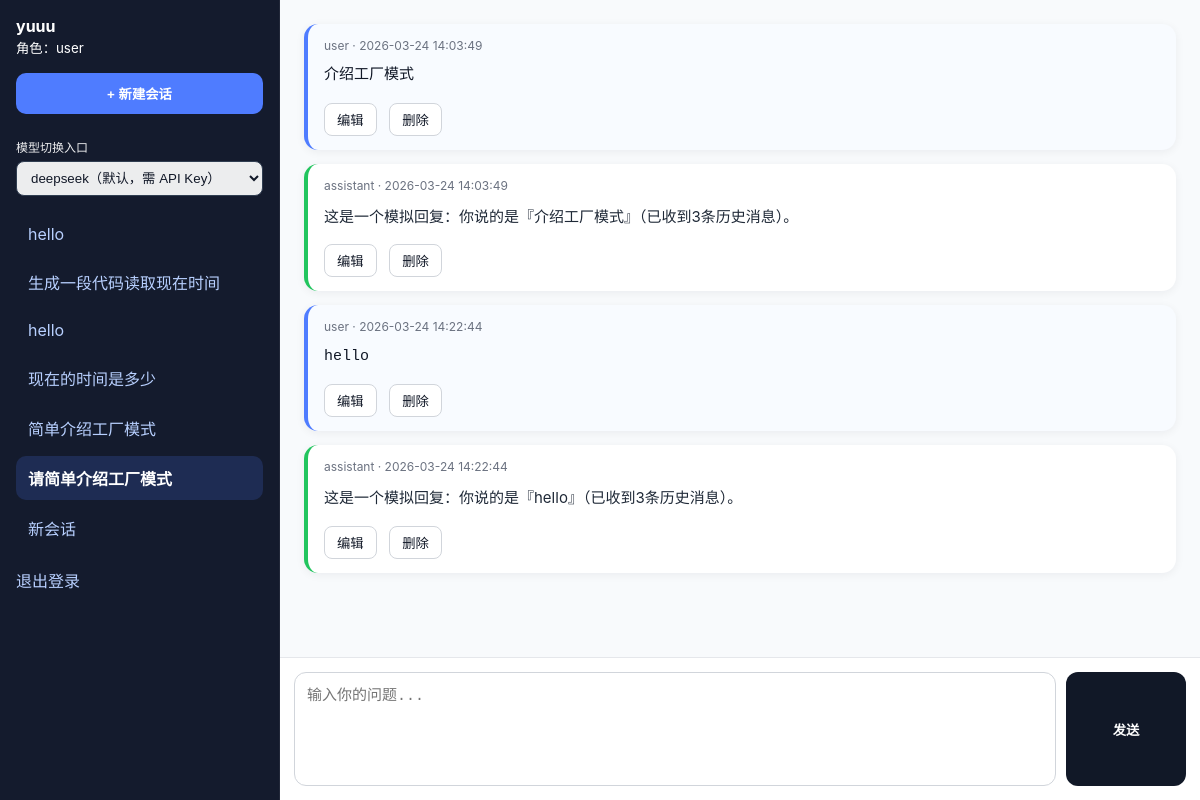
Page /chat?conversation_id=2 (signed in) on the committed database.
### tables this page shows
CREATE TABLE conversations (
                    id INTEGER PRIMARY KEY AUTOINCREMENT,
                    user_id INTEGER NOT NULL,
                    title TEXT NOT NULL,
                    model_name TEXT NOT NULL DEFAULT 'mock',
                    created_at DATETIME DEFAULT CURRENT_TIMESTAMP,
                    updated_at DATETIME DEFAULT CURRENT_TIMESTAMP,
                    FOREIGN KEY (user_id) REFERENCES users(id) ON DELETE CASCADE
                );

CREATE TABLE messages (
                    id INTEGER PRIMARY KEY AUTOINCREMENT,
                    conversation_id INTEGER NOT NULL,
                    role TEXT NOT NULL CHECK(role IN ('user', 'assistant', 'system')),
                    content TEXT NOT NULL,
                    created_at DATETIME DEFAULT CURRENT_TIMESTAMP,
                    FOREIGN KEY (conversation_id) REFERENCES conversations(id) ON DELETE CASCADE
                );

### chat_system/web.py (the view)
    @app.get("/chat")
    @login_required
    def chat_page():
        user_id = int(session["user_id"])
        conversations = facade.list_conversations(user_id)
        current_id = request.args.get("conversation_id", type=int)
        if current_id:
            current_conv = repo.get_conversation_by_user(current_id, user_id)
            if not current_conv:
                return redirect(url_for("chat_page"))
        if not current_id and conversations:
            current_id = conversations[0]["id"]
        messages = facade.list_messages(current_id) if current_id else []
        return render_template(
            "chat.html",
            username=session.get("username"),
            role=session.get("role"),
            conversations=conversations,
            current_id=current_id,
            messages=messages,
        )

### chat_system/db.py (called while the page is built)
    def get_conn(self) -> sqlite3.Connection:
        conn = sqlite3.connect(self.db_path, check_same_thread=False)
        conn.row_factory = sqlite3.Row
        conn.execute('PRAGMA foreign_keys = ON')
        return conn

### chat_system/repository.py (called while the page is built)
    def list_conversations(self, user_id: int) -> list[dict[str, Any]]:
        conn = self.db.get_conn()
        try:
            rows = conn.execute(
                "SELECT * FROM conversations WHERE user_id = ? ORDER BY updated_at DESC, id DESC",
                (user_id,),
            ).fetchall()
            return [dict(r) for r in rows]
        finally:
            conn.close()

    def get_conversation_by_user(self, conversation_id: int, user_id: int) -> dict[str, Any] | None:
        conn = self.db.get_conn()
        try:
            row = conn.execute(
                "SELECT * FROM conversations WHERE id = ? AND user_id = ?",
                (conversation_id, user_id),
            ).fetchone()
            return dict(row) if row else None
        finally:
            conn.close()

    def list_messages(self, conversation_id: int) -> list[dict[str, Any]]:
        conn = self.db.get_conn()
        try:
            rows = conn.execute(
                "SELECT * FROM messages WHERE conversation_id = ? ORDER BY id ASC",
                (conversation_id,),
            ).fetchall()
            return [dict(r) for r in rows]
        finally:
            conn.close()

### chat_system/service.py (called while the page is built)
    def list_conversations(self, user_id: int) -> list[dict]:
        return self.repo.list_conversations(user_id)

    def list_messages(self, conversation_id: int) -> list[dict]:
        return self.repo.list_messages(conversation_id)

### chat_system/web.py (called while the page is built)
def login_required(view_func):
    @wraps(view_func)
    def wrapper(*args, **kwargs):
        if "user_id" not in session:
            return redirect(url_for("login"))
        return view_func(*args, **kwargs)
    return wrapper

### chat_system/templates/chat.html (shortened to what this page needs)
<!doctype html>
<html lang="zh-CN">
<head>
  <link rel="stylesheet" href="{{ url_for('static', filename='style.css') }}" />
</head>
<body>
  <div class="layout">
    <aside class="sidebar">
      <div class="user-box">
        <strong>{{ username }}</strong>
        <small>角色：{{ role }}</small>
      </div>
      <button id="new-conv">+ 新建会话</button>
      <div class="model-entry">
        <p>模型切换入口</p>
        <select id="model-name">
          <option value="deepseek" selected>deepseek（默认，需 API Key）</option>
        </select>
      </div>
      <ul class="conv-list">
        {% for c in conversations %}
        <li class="{% if c.id == current_id %}active{% endif %}">
          <a href="{{ url_for('chat_page', conversation_id=c.id) }}">{{ c.title }}</a>
        </li>
        {% endfor %}
      </ul>
      <a href="{{ url_for('logout') }}">退出登录</a>
    </aside>
    <main>
      <div id="messages" class="messages">
        {% for m in messages %}
          <div class="msg {{ m.role }}" data-id="{{ m.id }}">
            <div class="meta">{{ m.role }} · {{ m.created_at }}</div>
            {% if m.role == 'assistant' %}
              <div class="assistant-content markdown-body" data-content="{{ m.content | e }}"></div>
            {% else %}
              <pre class="user-content">{{ m.content }}</pre>
            {% endif %}
            <div class="actions">
              <button onclick="editMessage({{ m.id }})">编辑</button>
              <button onclick="deleteMessage({{ m.id }})">删除</button>
            </div>
          </div>
        {% endfor %}
      </div>
      <div class="input-box">
        <textarea id="input" placeholder="输入你的问题..."></textarea>
        <button id="send">发送</button>
      </div>
    </main>
  </div>
</body>
</html>

### chat_system/static/style.css (style rules this page uses)
body { margin: 0; font-family: -apple-system, BlinkMacSystemFont, 'Segoe UI', sans-serif; background: #f6f7fb; color: #111827; }
.layout { display: grid; grid-template-columns: 280px 1fr; height: 100vh; }
.sidebar { background: #141b2d; color: #fff; padding: 16px; overflow: auto; border-right: 1px solid rgba(255,255,255,0.06); }
.sidebar a { color: #b8d0ff; text-decoration: none; }
.user-box { margin-bottom: 16px; display: flex; flex-direction: column; gap: 2px; }
#new-conv { width: 100%; margin-bottom: 12px; padding: 11px; border-radius: 10px; border: 0; background: #4f7cff; color: #fff; font-weight: 600; cursor: pointer; }
.model-entry, .placeholder { margin: 12px 0; font-size: 12px; opacity: .92; }
.model-entry p { margin: 0 0 6px; }
#model-name { width: 100%; padding: 8px 10px; border-radius: 8px; border: 1px solid #334155; background: #fff; color: #111827; }
.conv-list { list-style: none; padding: 0; margin: 18px 0; }
.conv-list li { margin-bottom: 6px; }
.conv-list li a { display: block; padding: 10px 12px; border-radius: 10px; transition: all .15s ease; }
.conv-list li.active a { font-weight: bold; color: #fff; background: rgba(79,124,255,0.18); }
main { display: flex; flex-direction: column; height: 100vh; background: #f8fafc; }
.messages { flex: 1; overflow: auto; padding: 24px; }
.msg { background: #fff; border-radius: 14px; padding: 14px 16px; margin-bottom: 14px; box-shadow: 0 2px 10px rgba(15,23,42,.06); }
.msg.user { border-left: 4px solid #4f7cff; background: #f8fbff; }
.msg.assistant { border-left: 4px solid #22c55e; background: #ffffff; }
.meta { font-size: 12px; color: #6b7280; margin-bottom: 10px; }
.user-content { margin: 0; white-space: pre-wrap; word-break: break-word; line-height: 1.7; font-size: 15px; }
.actions { margin-top: 10px; }
.actions button { margin-top: 4px; margin-right: 8px; border: 1px solid #d1d5db; background: #fff; color: #111827; border-radius: 8px; padding: 6px 12px; cursor: pointer; }
.input-box { border-top: 1px solid #e5e7eb; padding: 14px; display: flex; gap: 10px; background: #fff; }
textarea { flex: 1; height: 88px; resize: none; border: 1px solid #d1d5db; border-radius: 12px; padding: 12px; font-size: 15px; line-height: 1.6; outline: none; }
#send { width: 120px; border: none; border-radius: 12px; background: #111827; color: #fff; font-weight: 600; cursor: pointer; }
.markdown-body { line-height: 1.85; font-size: 15px; color: #1f2937; word-break: break-word; }

### rows in the picture
conversations: title "hello"
conversations: title "生成一段代码读取现在时间"
conversations: title "hello"
conversations: title "现在的时间是多少"
conversations: title "简单介绍工厂模式"
conversations: title "请简单介绍工厂模式"
conversations: title "新会话"
messages: role "user", created_at "2026-03-24 14:03:49", content "介绍工厂模式"
messages: role "assistant", created_at "2026-03-24 14:03:49"
messages: role "user", created_at "2026-03-24 14:22:44", content "hello"
messages: role "assistant", created_at "2026-03-24 14:22:44"

### other values in the picture
{{ username }} "yuuu"
{{ role }} "user"
